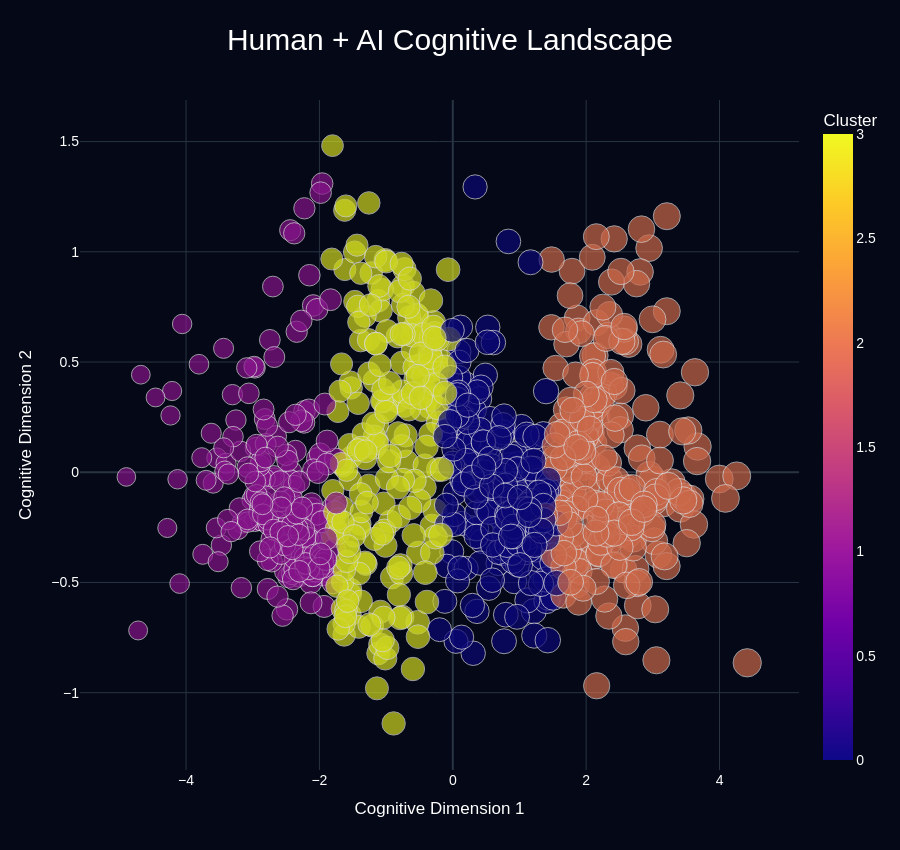

The code cell stored with this chart in its notebook:
### Code cell
fig.update_layout(

    title={
        "text": "Human + AI Cognitive Landscape",
        "x": 0.5
    },

    title_font_size=30,

    xaxis_title="Cognitive Dimension 1",

    yaxis_title="Cognitive Dimension 2",

    plot_bgcolor="#050816",

    paper_bgcolor="#050816",

    font=dict(
        family="Arial",
        color="white",
        size=14
    ),

    height=850
)

### Figure 1 — Plotly figure (JSON) as saved in the notebook; plotly's stock layout.template omitted (floating-point values rounded to 4 significant figures; data arrays with more than 128 entries replaced by an {"elided": "..."} marker saying what was removed)
{"data": [{"hovertemplate": "<b>%{hovertext}</b><br><br>PCA1=%{x}<br>PCA2=%{y}<br>AI Enhancement Score=%{marker.size}<br>Cluster=%{marker.color}<extra></extra>", "hovertext": {"elided": "894 str values"}, "legendgroup": "", "marker": {"color": {"elided": "894 int values"}, "coloraxis": "coloraxis", "size": {"elided": "894 float values"}, "sizemode": "area", "sizeref": 0.01202, "symbol": "circle", "line": {"color": "white", "width": 1}}, "mode": "markers", "name": "", "orientation": "v", "showlegend": false, "x": {"elided": "894 float values"}, "xaxis": "x", "y": {"elided": "894 float values"}, "yaxis": "y", "type": "scatter", "opacity": 0.85}], "layout": {"xaxis": {"anchor": "y", "domain": [0.0, 1.0], "title": {"text": "Cognitive Dimension 1"}}, "yaxis": {"anchor": "x", "domain": [0.0, 1.0], "title": {"text": "Cognitive Dimension 2"}}, "coloraxis": {"colorbar": {"title": {"text": "Cluster"}}, "colorscale": [[0.0, "#0d0887"], [0.1111, "#46039f"], [0.2222, "#7201a8"], [0.3333, "#9c179e"], [0.4444, "#bd3786"], [0.5556, "#d8576b"], [0.6667, "#ed7953"], [0.7778, "#fb9f3a"], [0.8889, "#fdca26"], [1.0, "#f0f921"]]}, "legend": {"tracegroupgap": 0, "itemsizing": "constant"}, "title": {"text": "Human + AI Cognitive Landscape", "font": {"size": 30}, "x": 0.5}, "font": {"family": "Arial", "color": "white", "size": 14}, "plot_bgcolor": "#050816", "paper_bgcolor": "#050816", "height": 850}}
